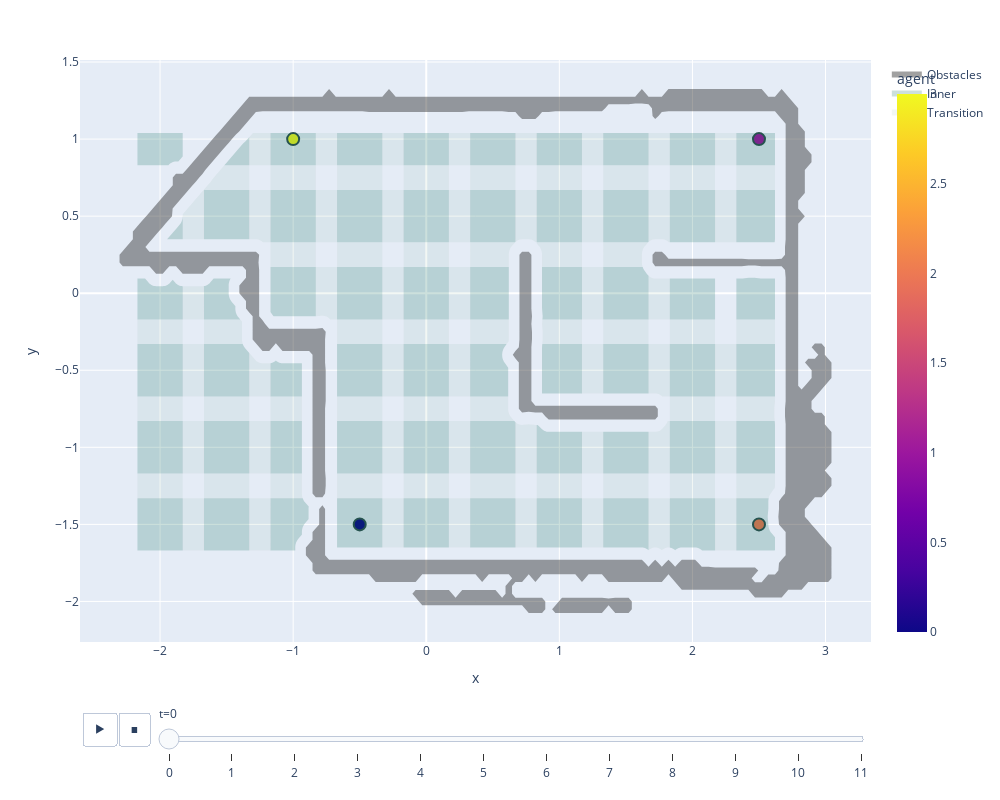

This figure's notebook cell:
### Code cell
def show_run(history_file, scenario):
    df = pd.read_feather(history_file)
    fig = px.scatter(df, x="x", y="y", animation_frame='t', animation_group="agent", color="agent", hover_name="agent")
    fig.update_traces(marker=dict(size=12,
                                  line=dict(width=2,
                                            color='DarkSlateGrey')))
    showlegend = True
#fig.update_layout(showlegend=False)
    env = cli.env_generator(scenario, n_agents=1)[0]
    obs = env._obstacles.geoms
    for o in obs:
        xy = o.exterior.xy
        fig.add_trace(go.Scatter(x=list(xy[0]), y=list(xy[1]), fill="toself", fillcolor="rgba(20,20,20,0.4)", name="Obstacles", showlegend=showlegend, mode="text"))
        showlegend = False
        
    inner = [n['geometry'].inner for _, n in env.g.nodes(data=True)]
    showlegend = True

    for i in inner:
        if i.geom_type != "Polygon":
            continue
        xy = i.exterior.xy
        fig.add_trace(go.Scatter(x=list(xy[0]), y=list(xy[1]), fill="toself", fillcolor="rgba(0,100,80,0.2)", name="Inner", showlegend=showlegend, mode="text"))
        showlegend = False
        
    inner = [n['geometry'].borderPoly for *_, n in env.g.edges(data=True)]
    showlegend = True
    for i in inner:
        if i.geom_type != "Polygon":
            continue
        xy = i.exterior.xy
        fig.add_trace(go.Scatter(x=list(xy[0]), y=list(xy[1]), fill="toself", fillcolor="rgba(0,100,40,0.05)", name="Transition", showlegend=showlegend, mode="text"))
        showlegend = False
    fig.update_layout(width=1000, height=800)
    fig.show()


#show_run(df.iloc[22]["history"], df.iloc[22]["config.scen"])
show_run("results/CCRv2.yml/DrivingSwarm;icra2024.yaml;icra2024.yml/0/history.feather", "DrivingSwarm;icra2024.yaml;icra2024.yml")
